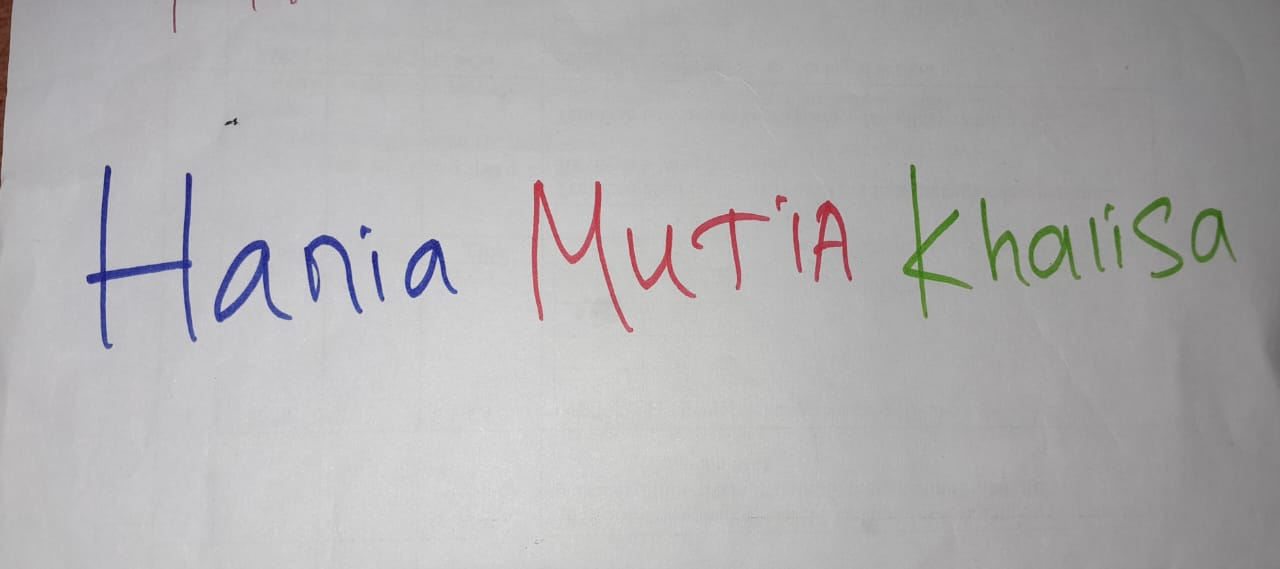
#> input picture Hania17.jpeg, 1280 x 569 px
$ jupyter execute 'no 2.ipynb'
#> lines starting #> are read from the running program, lines starting #| are printed output that depends on the picture
[cell 1]
## 202331279_Hania Mutia Khalisa
import cv2
import numpy as np
import matplotlib.pyplot as plt

## Memasukan gambar

[cell 2]
## 202331279_Hania Mutia Khalisa
img = cv2.imread('Hania17.jpeg')
#> img is the input picture: shape (569, 1280, 3); mean B, G, R 176.4, 175.5, 176.5
img_rgb = cv2.cvtColor(img, cv2.COLOR_BGR2RGB)

## Fungsi untuk menerapkan thresholding dan menampilkan dengan histogram

[cell 3]
## 202331279_Hania Mutia Khalisa
def apply_threshold_and_show(image_rgb, threshold_values, title, ax_img, ax_hist):
    """Applies multi-channel thresholding and displays the result with a histogram."""
    mask = np.zeros(image_rgb.shape[:2], dtype=np.uint8)
    for color, (lower, upper) in threshold_values.items():
        lower_bound = np.array(lower, dtype=np.uint8)
        upper_bound = np.array(upper, dtype=np.uint8)
        color_mask = cv2.inRange(image_rgb, lower_bound, upper_bound)
        mask = cv2.bitwise_or(mask, color_mask)

    thresholded_img = cv2.bitwise_and(image_rgb, image_rgb, mask=mask)
    ax_img.imshow(thresholded_img)
    ax_img.set_title(title)
    ax_img.axis('off')

    color = ('r', 'g', 'b')
    for i, col in enumerate(color):
        histr = cv2.calcHist([thresholded_img], [i], mask, [256], [0, 256])
        ax_hist.plot(histr, color=col)
        ax_hist.set_xlim([0, 256])
    ax_hist.set_title(f'HISTOGRAM {title}')

## Menentukan nilai ambang batas untuk kombinasi warna yang berbeda

[cell 4]
## 202331279_Hania Mutia Khalisa
thresholds = {
    "NONE": {},
    "BLUE": {"BLUE": ([0, 0, 100], [100, 100, 255])},
    "RED-BLUE": {"RED": ([100, 0, 0], [255, 100, 100]), "BLUE": ([0, 0, 100], [100, 100, 255])},
    "RED-GREEN-BLUE": {"RED": ([100, 0, 0], [255, 100, 100]), "GREEN": ([0, 100, 0], [100, 255, 100]), "BLUE": ([0, 0, 100], [100, 100, 255])},
}

## Create sublpots

[cell 5]
## 202331279_Hania Mutia Khalisa
fig, axes = plt.subplots(4, 2, figsize=(12, 16))
axes = axes.flatten()  # Flatten the 2D array of axes for easier indexing

i = 0
for title, threshold_values in thresholds.items():
    ax_img = axes[i]
    ax_hist = axes[i + 1]
    apply_threshold_and_show(img_rgb, threshold_values, title, ax_img, ax_hist)
    i += 2
#> this loop made 4 passes
#> pass 2, in apply_threshold_and_show (call 2), `thresholded_img = cv2.bitwise_and(image_rgb, image_rgb, mask=mask)`:
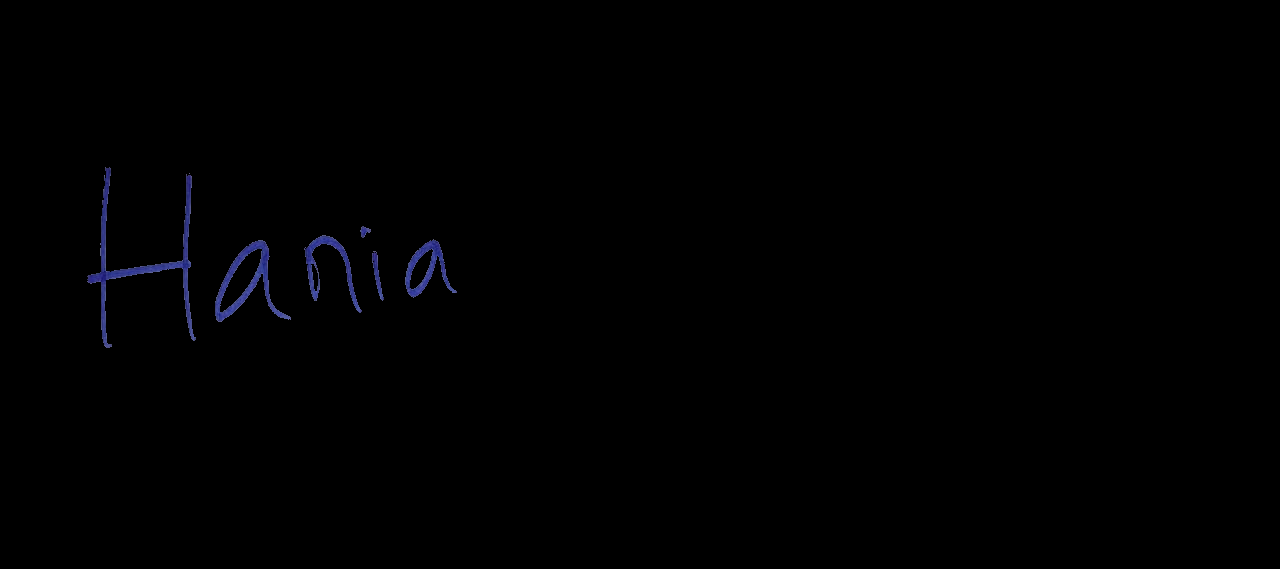
#> thresholded_img: shape (569, 1280, 3); mean R, G, B 0.5, 0.6, 1.2
#> after the loop, i = 8

plt.tight_layout()
plt.show()
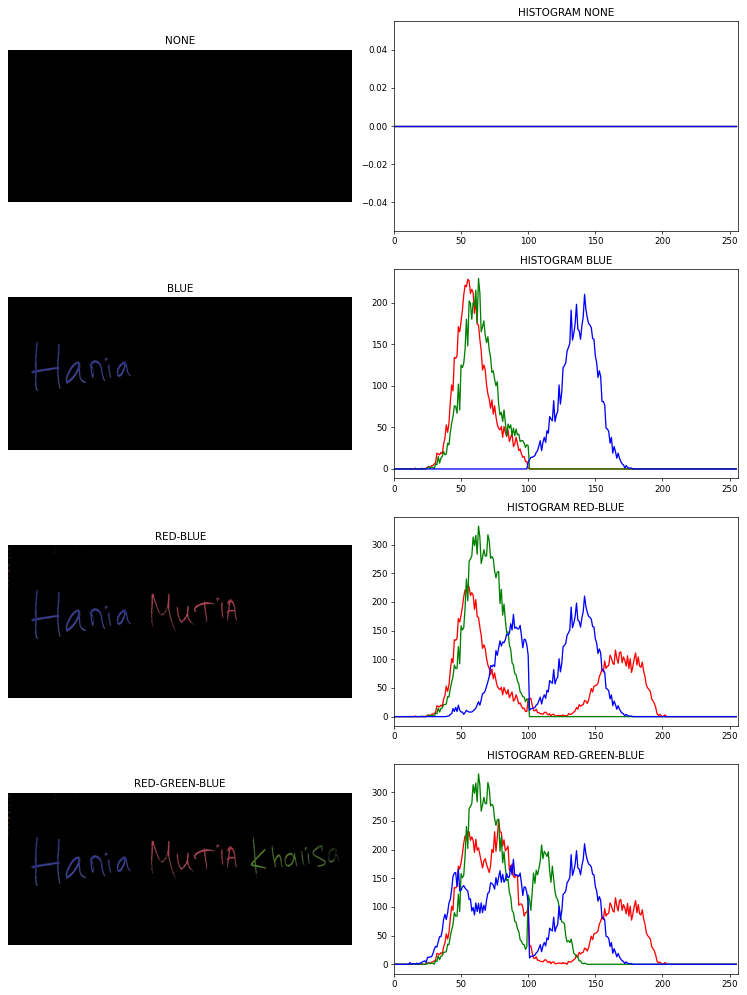
#> figure drawn by matplotlib, 8 panels; panel 4: curve peaks at x = 55, y = 228; panel 4: curve peaks at x = 63, y = 229; panel 4: curve peaks at x = 142, y = 210; panel 6: curve peaks at x = 55, y = 228

print("Nilai Ambang Batas (Terkecil hingga Terbesar berdasarkan kompleksitas warna):")
for title, threshold_values in thresholds.items():
    print(f"- {title}: {threshold_values}")
